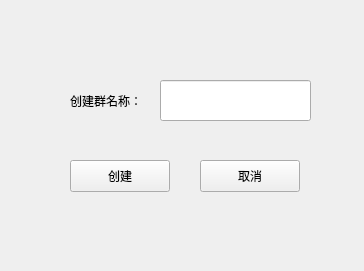
<?xml version="1.0" encoding="UTF-8"?>
<ui version="4.0">
 <class>CreateGroup</class>
 <widget class="QWidget" name="CreateGroup">
  <property name="geometry">
   <rect>
    <x>0</x>
    <y>0</y>
    <width>364</width>
    <height>271</height>
   </rect>
  </property>
  <property name="windowTitle">
   <string>Form</string>
  </property>
  <widget class="QLabel" name="label">
   <property name="geometry">
    <rect>
     <x>70</x>
     <y>70</y>
     <width>111</width>
     <height>61</height>
    </rect>
   </property>
   <property name="text">
    <string>创建群名称：</string>
   </property>
  </widget>
  <widget class="QLineEdit" name="lineEdit">
   <property name="geometry">
    <rect>
     <x>160</x>
     <y>80</y>
     <width>151</width>
     <height>41</height>
    </rect>
   </property>
  </widget>
  <widget class="QPushButton" name="CreatePb">
   <property name="geometry">
    <rect>
     <x>70</x>
     <y>160</y>
     <width>100</width>
     <height>32</height>
    </rect>
   </property>
   <property name="text">
    <string>创建</string>
   </property>
  </widget>
  <widget class="QPushButton" name="CancelPb">
   <property name="geometry">
    <rect>
     <x>200</x>
     <y>160</y>
     <width>100</width>
     <height>32</height>
    </rect>
   </property>
   <property name="text">
    <string>取消</string>
   </property>
  </widget>
 </widget>
 <resources/>
 <connections/>
</ui>
